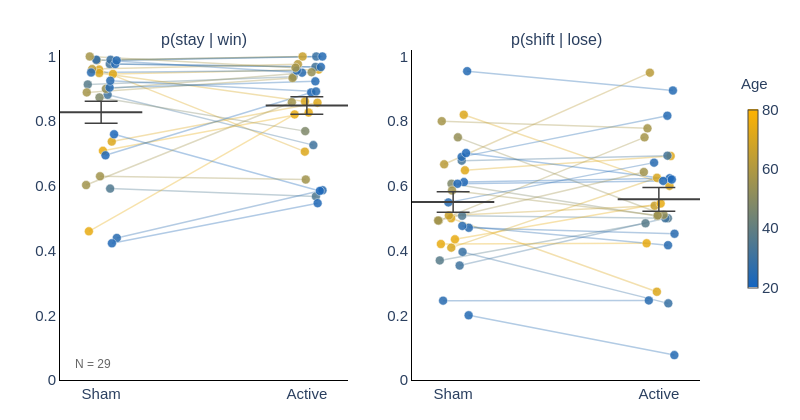
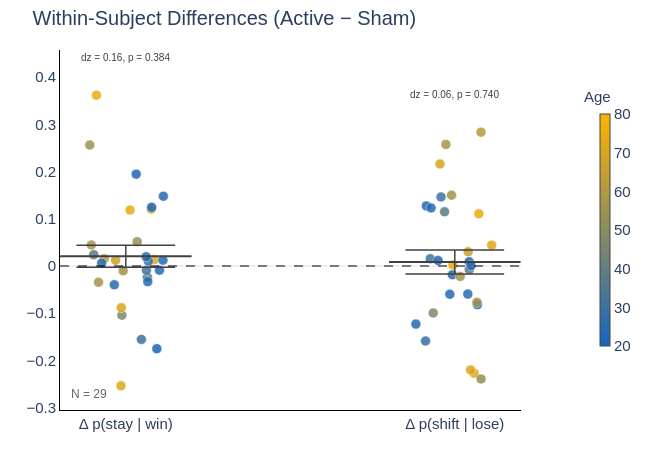

The code cell stored with these charts, in order, in its notebook:
### Markdown cell above
---
## 4. Win-Stay / Lose-Shift Analysis

### Code cell
# WSLS analysis for H1 and H2
wsls_results = run_wsls_analysis(data_h1, data_h2, data)

### Figure 1 — Plotly figure (JSON) as saved in the notebook; plotly's stock layout.template omitted (floating-point values rounded to 4 significant figures)
{"data": [{"hoverinfo": "skip", "line": {"color": "rgba(79,120,143,0.35)", "width": 1.5}, "mode": "lines", "showlegend": false, "type": "scatter", "x": [0.04383, 1.044], "xaxis": "x", "y": [0.5915, 0.5676], "yaxis": "y"}, {"hoverinfo": "skip", "line": {"color": "rgba(220,167,28,0.35)", "width": 1.5}, "mode": "lines", "showlegend": false, "type": "scatter", "x": [-0.009779, 0.9902], "xaxis": "x", "y": [0.9595, 0.7059], "yaxis": "y"}, {"hoverinfo": "skip", "line": {"color": "rgba(223,168,25,0.35)", "width": 1.5}, "mode": "lines", "showlegend": false, "type": "scatter", "x": [0.05738, 1.057], "xaxis": "x", "y": [0.9459, 0.9595], "yaxis": "y"}, {"hoverinfo": "skip", "line": {"color": "rgba(63,115,157,0.35)", "width": 1.5}, "mode": "lines", "showlegend": false, "type": "scatter", "x": [0.03158, 1.032], "xaxis": "x", "y": [0.8816, 0.726], "yaxis": "y"}, {"hoverinfo": "skip", "line": {"color": "rgba(87,123,137,0.35)", "width": 1.5}, "mode": "lines", "showlegend": false, "type": "scatter", "x": [-0.06493, 0.9351], "xaxis": "x", "y": [0.9135, 0.9375], "yaxis": "y"}, {"hoverinfo": "skip", "line": {"color": "rgba(40,107,176,0.35)", "width": 1.5}, "mode": "lines", "showlegend": false, "type": "scatter", "x": [0.0761, 1.076], "xaxis": "x", "y": [0.439, 0.5867], "yaxis": "y"}, {"hoverinfo": "skip", "line": {"color": "rgba(67,116,153,0.35)", "width": 1.5}, "mode": "lines", "showlegend": false, "type": "scatter", "x": [0.04178, 1.042], "xaxis": "x", "y": [0.9767, 0.9677], "yaxis": "y"}, {"hoverinfo": "skip", "line": {"color": "rgba(55,112,163,0.35)", "width": 1.5}, "mode": "lines", "showlegend": false, "type": "scatter", "x": [0.04577, 1.046], "xaxis": "x", "y": [0.9898, 1], "yaxis": "y"}, {"hoverinfo": "skip", "line": {"color": "rgba(232,171,18,0.35)", "width": 1.5}, "mode": "lines", "showlegend": false, "type": "scatter", "x": [-0.0595, 0.9405], "xaxis": "x", "y": [0.4595, 0.8209], "yaxis": "y"}, {"hoverinfo": "skip", "line": {"color": "rgba(126,136,105,0.35)", "width": 1.5}, "mode": "lines", "showlegend": false, "type": "scatter", "x": [-0.007938, 0.9921], "xaxis": "x", "y": [0.8734, 0.7692], "yaxis": "y"}, {"hoverinfo": "skip", "line": {"color": "rgba(200,160,44,0.35)", "width": 1.5}, "mode": "lines", "showlegend": false, "type": "scatter", "x": [-0.02067, 0.9793], "xaxis": "x", "y": [0.988, 1], "yaxis": "y"}, {"hoverinfo": "skip", "line": {"color": "rgba(36,106,179,0.35)", "width": 1.5}, "mode": "lines", "showlegend": false, "type": "scatter", "x": [0.06828, 1.068], "xaxis": "x", "y": [0.9765, 0.9674], "yaxis": "y"}, {"hoverinfo": "skip", "line": {"color": "rgba(149,143,86,0.35)", "width": 1.5}, "mode": "lines", "showlegend": false, "type": "scatter", "x": [0.02302, 1.023], "xaxis": "x", "y": [0.9, 0.9515], "yaxis": "y"}, {"hoverinfo": "skip", "line": {"color": "rgba(220,167,28,0.35)", "width": 1.5}, "mode": "lines", "showlegend": false, "type": "scatter", "x": [0.05164, 1.052], "xaxis": "x", "y": [0.7368, 0.8571], "yaxis": "y"}, {"hoverinfo": "skip", "line": {"color": "rgba(216,166,31,0.35)", "width": 1.5}, "mode": "lines", "showlegend": false, "type": "scatter", "x": [-0.009054, 0.9909], "xaxis": "x", "y": [0.949, 0.8608], "yaxis": "y"}, {"hoverinfo": "skip", "line": {"color": "rgba(185,155,57,0.35)", "width": 1.5}, "mode": "lines", "showlegend": false, "type": "scatter", "x": [-0.04364, 0.9564], "xaxis": "x", "y": [0.961, 0.9762], "yaxis": "y"}, {"hoverinfo": "skip", "line": {"color": "rgba(232,171,18,0.35)", "width": 1.5}, "mode": "lines", "showlegend": false, "type": "scatter", "x": [0.008734, 1.009], "xaxis": "x", "y": [0.7083, 0.8267], "yaxis": "y"}, {"hoverinfo": "skip", "line": {"color": "rgba(165,149,73,0.35)", "width": 1.5}, "mode": "lines", "showlegend": false, "type": "scatter", "x": [-0.06979, 0.9302], "xaxis": "x", "y": [0.8889, 0.9333], "yaxis": "y"}, {"hoverinfo": "skip", "line": {"color": "rgba(32,104,182,0.35)", "width": 1.5}, "mode": "lines", "showlegend": false, "type": "scatter", "x": [0.05242, 1.052], "xaxis": "x", "y": [0.4225, 0.5467], "yaxis": "y"}, {"hoverinfo": "skip", "line": {"color": "rgba(32,104,182,0.35)", "width": 1.5}, "mode": "lines", "showlegend": false, "type": "scatter", "x": [0.02107, 1.021], "xaxis": "x", "y": [0.6944, 0.8889], "yaxis": "y"}, {"hoverinfo": "skip", "line": {"color": "rgba(36,106,179,0.35)", "width": 1.5}, "mode": "lines", "showlegend": false, "type": "scatter", "x": [0.04129, 1.041], "xaxis": "x", "y": [0.9036, 0.9231], "yaxis": "y"}, {"hoverinfo": "skip", "line": {"color": "rgba(40,107,176,0.35)", "width": 1.5}, "mode": "lines", "showlegend": false, "type": "scatter", "x": [-0.02328, 0.9767], "xaxis": "x", "y": [0.9899, 0.95], "yaxis": "y"}, {"hoverinfo": "skip", "line": {"color": "rgba(36,106,179,0.35)", "width": 1.5}, "mode": "lines", "showlegend": false, "type": "scatter", "x": [0.07531, 1.075], "xaxis": "x", "y": [0.9878, 1], "yaxis": "y"}, {"hoverinfo": "skip", "line": {"color": "rgba(28,103,185,0.35)", "width": 1.5}, "mode": "lines", "showlegend": false, "type": "scatter", "x": [0.0629, 1.063], "xaxis": "x", "y": [0.7595, 0.5844], "yaxis": "y"}, {"hoverinfo": "skip", "line": {"color": "rgba(40,107,176,0.35)", "width": 1.5}, "mode": "lines", "showlegend": false, "type": "scatter", "x": [0.04454, 1.045], "xaxis": "x", "y": [0.925, 0.8919], "yaxis": "y"}, {"hoverinfo": "skip", "line": {"color": "rgba(40,107,176,0.35)", "width": 1.5}, "mode": "lines", "showlegend": false, "type": "scatter", "x": [-0.04886, 0.9511], "xaxis": "x", "y": [0.9505, 0.9565], "yaxis": "y"}, {"hoverinfo": "skip", "line": {"color": "rgba(161,147,76,0.35)", "width": 1.5}, "mode": "lines", "showlegend": false, "type": "scatter", "x": [-0.005325, 0.9947], "xaxis": "x", "y": [0.6296, 0.6196], "yaxis": "y"}, {"hoverinfo": "skip", "line": {"color": "rgba(161,147,76,0.35)", "width": 1.5}, "mode": "lines", "showlegend": false, "type": "scatter", "x": [-0.07299, 0.927], "xaxis": "x", "y": [0.6026, 0.8587], "yaxis": "y"}, {"hoverinfo": "skip", "line": {"color": "rgba(165,149,73,0.35)", "width": 1.5}, "mode": "lines", "showlegend": false, "type": "scatter", "x": [-0.05531, 0.9447], "xaxis": "x", "y": [1, 0.9655], "yaxis": "y"}, {"hoverinfo": "text+y", "marker": {"color": ["rgb(79,120,143)", "rgb(220,167,28)", "rgb(223,168,25)", "rgb(63,115,157)", "rgb(87,123,137)", "rgb(40,107,176)", "rgb(67,116,153)", "rgb(55,112,163)", "rgb(232,171,18)", "rgb(126,136,105)", "rgb(200,160,44)", "rgb(36,106,179)", "rgb(149,143,86)", "rgb(220,167,28)", "rgb(216,166,31)", "rgb(185,155,57)", "rgb(232,171,18)", "rgb(165,149,73)", "rgb(32,104,182)", "rgb(32,104,182)", "rgb(36,106,179)", "rgb(40,107,176)", "rgb(36,106,179)", "rgb(28,103,185)", "rgb(40,107,176)", "rgb(40,107,176)", "rgb(161,147,76)", "rgb(161,147,76)", "rgb(165,149,73)"], "line": {"color": "white", "width": 0.5}, "opacity": 0.85, "size": 9}, "mode": "markers", "showlegend": false, "text": ["sub-10369<br>Age: 35", "sub-10418<br>Age: 71", "sub-10541<br>Age: 72", "sub-10559<br>Age: 31", "sub-10589<br>Age: 37", "sub-10606<br>Age: 25", "sub-10608<br>Age: 32", "sub-10636<br>Age: 29", "sub-10638<br>Age: 74", "sub-10641<br>Age: 47", "sub-10649<br>Age: 66", "sub-10656<br>Age: 24", "sub-10661<br>Age: 53", "sub-10809<br>Age: 71", "sub-10810<br>Age: 70", "sub-10862<br>Age: 62", "sub-10866<br>Age: 74", "sub-10886<br>Age: 57", "sub-10951<br>Age: 23", "sub-10998<br>Age: 23", "sub-11016<br>Age: 24", "sub-11030<br>Age: 25", "sub-11286<br>Age: 24", "sub-11318<br>Age: 22", "sub-11329<br>Age: 25", "sub-11526<br>Age: 25", "sub-11563<br>Age: 56", "sub-11628<br>Age: 56", "sub-11631<br>Age: 57"], "type": "scatter", "x": [0.04383, -0.009779, 0.05738, 0.03158, -0.06493, 0.0761, 0.04178, 0.04577, -0.0595, -0.007938, -0.02067, 0.06828, 0.02302, 0.05164, -0.009054, -0.04364, 0.008734, -0.06979, 0.05242, 0.02107, 0.04129, -0.02328, 0.07531, 0.0629, 0.04454, -0.04886, -0.005325, -0.07299, -0.05531], "xaxis": "x", "y": [0.5915, 0.9595, 0.9459, 0.8816, 0.9135, 0.439, 0.9767, 0.9898, 0.4595, 0.8734, 0.988, 0.9765, 0.9, 0.7368, 0.949, 0.961, 0.7083, 0.8889, 0.4225, 0.6944, 0.9036, 0.9899, 0.9878, 0.7595, 0.925, 0.9505, 0.6296, 0.6026, 1], "yaxis": "y"}, {"hoverinfo": "skip", "line": {"color": "#404040", "width": 1.5}, "mode": "lines", "showlegend": false, "type": "scatter", "x": [0, 0], "xaxis": "x", "y": [0.7938, 0.8617], "yaxis": "y"}, {"hoverinfo": "skip", "line": {"color": "#404040", "width": 1.5}, "mode": "lines", "showlegend": false, "type": "scatter", "x": [-0.08, 0.08], "xaxis": "x", "y": [0.8617, 0.8617], "yaxis": "y"}, {"hoverinfo": "skip", "line": {"color": "#404040", "width": 1.5}, "mode": "lines", "showlegend": false, "type": "scatter", "x": [-0.08, 0.08], "xaxis": "x", "y": [0.7938, 0.7938], "yaxis": "y"}, {"hoverinfo": "text", "line": {"color": "#404040", "width": 2}, "mode": "lines", "showlegend": false, "text": ["Sham mean: 0.828", "Sham mean: 0.828"], "type": "scatter", "x": [-0.2, 0.2], "xaxis": "x", "y": [0.8277, 0.8277], "yaxis": "y"}, {"hoverinfo": "text+y", "marker": {"color": ["rgb(79,120,143)", "rgb(220,167,28)", "rgb(223,168,25)", "rgb(63,115,157)", "rgb(87,123,137)", "rgb(40,107,176)", "rgb(67,116,153)", "rgb(55,112,163)", "rgb(232,171,18)", "rgb(126,136,105)", "rgb(200,160,44)", "rgb(36,106,179)", "rgb(149,143,86)", "rgb(220,167,28)", "rgb(216,166,31)", "rgb(185,155,57)", "rgb(232,171,18)", "rgb(165,149,73)", "rgb(32,104,182)", "rgb(32,104,182)", "rgb(36,106,179)", "rgb(40,107,176)", "rgb(36,106,179)", "rgb(28,103,185)", "rgb(40,107,176)", "rgb(40,107,176)", "rgb(161,147,76)", "rgb(161,147,76)", "rgb(165,149,73)"], "line": {"color": "white", "width": 0.5}, "opacity": 0.85, "size": 9}, "mode": "markers", "showlegend": false, "text": ["sub-10369<br>Age: 35", "sub-10418<br>Age: 71", "sub-10541<br>Age: 72", "sub-10559<br>Age: 31", "sub-10589<br>Age: 37", "sub-10606<br>Age: 25", "sub-10608<br>Age: 32", "sub-10636<br>Age: 29", "sub-10638<br>Age: 74", "sub-10641<br>Age: 47", "sub-10649<br>Age: 66", "sub-10656<br>Age: 24", "sub-10661<br>Age: 53", "sub-10809<br>Age: 71", "sub-10810<br>Age: 70", "sub-10862<br>Age: 62", "sub-10866<br>Age: 74", "sub-10886<br>Age: 57", "sub-10951<br>Age: 23", "sub-10998<br>Age: 23", "sub-11016<br>Age: 24", "sub-11030<br>Age: 25", "sub-11286<br>Age: 24", "sub-11318<br>Age: 22", "sub-11329<br>Age: 25", "sub-11526<br>Age: 25", "sub-11563<br>Age: 56", "sub-11628<br>Age: 56", "sub-11631<br>Age: 57"], "type": "scatter", "x": [1.044, 0.9902, 1.057, 1.032, 0.9351, 1.076, 1.042, 1.046, 0.9405, 0.9921, 0.9793, 1.068, 1.023, 1.052, 0.9909, 0.9564, 1.009, 0.9302, 1.052, 1.021, 1.041, 0.9767, 1.075, 1.063, 1.045, 0.9511, 0.9947, 0.927, 0.9447], "xaxis": "x", "y": [0.5676, 0.7059, 0.9595, 0.726, 0.9375, 0.5867, 0.9677, 1, 0.8209, 0.7692, 1, 0.9674, 0.9515, 0.8571, 0.8608, 0.9762, 0.8267, 0.9333, 0.5467, 0.8889, 0.9231, 0.95, 1, 0.5844, 0.8919, 0.9565, 0.6196, 0.8587, 0.9655], "yaxis": "y"}, {"hoverinfo": "skip", "line": {"color": "#404040", "width": 1.5}, "mode": "lines", "showlegend": false, "type": "scatter", "x": [1, 1], "xaxis": "x", "y": [0.8211, 0.8754], "yaxis": "y"}, {"hoverinfo": "skip", "line": {"color": "#404040", "width": 1.5}, "mode": "lines", "showlegend": false, "type": "scatter", "x": [0.92, 1.08], "xaxis": "x", "y": [0.8754, 0.8754], "yaxis": "y"}, {"hoverinfo": "skip", "line": {"color": "#404040", "width": 1.5}, "mode": "lines", "showlegend": false, "type": "scatter", "x": [0.92, 1.08], "xaxis": "x", "y": [0.8211, 0.8211], "yaxis": "y"}, {"hoverinfo": "text", "line": {"color": "#404040", "width": 2}, "mode": "lines", "showlegend": false, "text": ["Active mean: 0.848", "Active mean: 0.848"], "type": "scatter", "x": [0.8, 1.2], "xaxis": "x", "y": [0.8482, 0.8482], "yaxis": "y"}, {"hoverinfo": "skip", "line": {"color": "rgba(79,120,143,0.35)", "width": 1.5}, "mode": "lines", "showlegend": false, "type": "scatter", "x": [0.04383, 1.044], "xaxis": "x2", "y": [0.5077, 0.5], "yaxis": "y2"}, {"hoverinfo": "skip", "line": {"color": "rgba(220,167,28,0.35)", "width": 1.5}, "mode": "lines", "showlegend": false, "type": "scatter", "x": [-0.009779, 0.9902], "xaxis": "x2", "y": [0.5, 0.2727], "yaxis": "y2"}, {"hoverinfo": "skip", "line": {"color": "rgba(223,168,25,0.35)", "width": 1.5}, "mode": "lines", "showlegend": false, "type": "scatter", "x": [0.05738, 1.057], "xaxis": "x2", "y": [0.6481, 0.6923], "yaxis": "y2"}, {"hoverinfo": "skip", "line": {"color": "rgba(63,115,157,0.35)", "width": 1.5}, "mode": "lines", "showlegend": false, "type": "scatter", "x": [0.03158, 1.032], "xaxis": "x2", "y": [0.3538, 0.5], "yaxis": "y2"}, {"hoverinfo": "skip", "line": {"color": "rgba(87,123,137,0.35)", "width": 1.5}, "mode": "lines", "showlegend": false, "type": "scatter", "x": [-0.06493, 0.9351], "xaxis": "x2", "y": [0.3696, 0.4844], "yaxis": "y2"}, {"hoverinfo": "skip", "line": {"color": "rgba(40,107,176,0.35)", "width": 1.5}, "mode": "lines", "showlegend": false, "type": "scatter", "x": [0.0761, 1.076], "xaxis": "x2", "y": [0.4706, 0.4521], "yaxis": "y2"}, {"hoverinfo": "skip", "line": {"color": "rgba(67,116,153,0.35)", "width": 1.5}, "mode": "lines", "showlegend": false, "type": "scatter", "x": [0.04178, 1.042], "xaxis": "x2", "y": [0.678, 0.6933], "yaxis": "y2"}, {"hoverinfo": "skip", "line": {"color": "rgba(55,112,163,0.35)", "width": 1.5}, "mode": "lines", "showlegend": false, "type": "scatter", "x": [0.04577, 1.046], "xaxis": "x2", "y": [0.3958, 0.2368], "yaxis": "y2"}, {"hoverinfo": "skip", "line": {"color": "rgba(232,171,18,0.35)", "width": 1.5}, "mode": "lines", "showlegend": false, "type": "scatter", "x": [-0.0595, 0.9405], "xaxis": "x2", "y": [0.4203, 0.4225], "yaxis": "y2"}, {"hoverinfo": "skip", "line": {"color": "rgba(126,136,105,0.35)", "width": 1.5}, "mode": "lines", "showlegend": false, "type": "scatter", "x": [-0.007938, 0.9921], "xaxis": "x2", "y": [0.6066, 0.507], "yaxis": "y2"}, {"hoverinfo": "skip", "line": {"color": "rgba(200,160,44,0.35)", "width": 1.5}, "mode": "lines", "showlegend": false, "type": "scatter", "x": [-0.02067, 0.9793], "xaxis": "x2", "y": [0.5085, 0.5385], "yaxis": "y2"}, {"hoverinfo": "skip", "line": {"color": "rgba(36,106,179,0.35)", "width": 1.5}, "mode": "lines", "showlegend": false, "type": "scatter", "x": [0.06828, 1.068], "xaxis": "x2", "y": [0.9545, 0.8947], "yaxis": "y2"}, {"hoverinfo": "skip", "line": {"color": "rgba(149,143,86,0.35)", "width": 1.5}, "mode": "lines", "showlegend": false, "type": "scatter", "x": [0.02302, 1.023], "xaxis": "x2", "y": [0.75, 0.5106], "yaxis": "y2"}, {"hoverinfo": "skip", "line": {"color": "rgba(220,167,28,0.35)", "width": 1.5}, "mode": "lines", "showlegend": false, "type": "scatter", "x": [0.05164, 1.052], "xaxis": "x2", "y": [0.82, 0.6], "yaxis": "y2"}, {"hoverinfo": "skip", "line": {"color": "rgba(216,166,31,0.35)", "width": 1.5}, "mode": "lines", "showlegend": false, "type": "scatter", "x": [-0.009054, 0.9909], "xaxis": "x2", "y": [0.4091, 0.625], "yaxis": "y2"}, {"hoverinfo": "skip", "line": {"color": "rgba(185,155,57,0.35)", "width": 1.5}, "mode": "lines", "showlegend": false, "type": "scatter", "x": [-0.04364, 0.9564], "xaxis": "x2", "y": [0.6667, 0.95], "yaxis": "y2"}, {"hoverinfo": "skip", "line": {"color": "rgba(232,171,18,0.35)", "width": 1.5}, "mode": "lines", "showlegend": false, "type": "scatter", "x": [0.008734, 1.009], "xaxis": "x2", "y": [0.4348, 0.5455], "yaxis": "y2"}, {"hoverinfo": "skip", "line": {"color": "rgba(165,149,73,0.35)", "width": 1.5}, "mode": "lines", "showlegend": false, "type": "scatter", "x": [-0.06979, 0.9302], "xaxis": "x2", "y": [0.4925, 0.75], "yaxis": "y2"}, {"hoverinfo": "skip", "line": {"color": "rgba(32,104,182,0.35)", "width": 1.5}, "mode": "lines", "showlegend": false, "type": "scatter", "x": [0.05242, 1.052], "xaxis": "x2", "y": [0.6118, 0.6234], "yaxis": "y2"}, {"hoverinfo": "skip", "line": {"color": "rgba(32,104,182,0.35)", "width": 1.5}, "mode": "lines", "showlegend": false, "type": "scatter", "x": [0.02107, 1.021], "xaxis": "x2", "y": [0.6066, 0.6154], "yaxis": "y2"}, {"hoverinfo": "skip", "line": {"color": "rgba(36,106,179,0.35)", "width": 1.5}, "mode": "lines", "showlegend": false, "type": "scatter", "x": [0.04129, 1.041], "xaxis": "x2", "y": [0.6897, 0.8169], "yaxis": "y2"}, {"hoverinfo": "skip", "line": {"color": "rgba(40,107,176,0.35)", "width": 1.5}, "mode": "lines", "showlegend": false, "type": "scatter", "x": [-0.02328, 0.9767], "xaxis": "x2", "y": [0.549, 0.6719], "yaxis": "y2"}, {"hoverinfo": "skip", "line": {"color": "rgba(36,106,179,0.35)", "width": 1.5}, "mode": "lines", "showlegend": false, "type": "scatter", "x": [0.07531, 1.075], "xaxis": "x2", "y": [0.2, 0.07692], "yaxis": "y2"}, {"hoverinfo": "skip", "line": {"color": "rgba(28,103,185,0.35)", "width": 1.5}, "mode": "lines", "showlegend": false, "type": "scatter", "x": [0.0629, 1.063], "xaxis": "x2", "y": [0.7015, 0.6197], "yaxis": "y2"}, {"hoverinfo": "skip", "line": {"color": "rgba(40,107,176,0.35)", "width": 1.5}, "mode": "lines", "showlegend": false, "type": "scatter", "x": [0.04454, 1.045], "xaxis": "x2", "y": [0.4762, 0.4167], "yaxis": "y2"}, {"hoverinfo": "skip", "line": {"color": "rgba(40,107,176,0.35)", "width": 1.5}, "mode": "lines", "showlegend": false, "type": "scatter", "x": [-0.04886, 0.9511], "xaxis": "x2", "y": [0.2453, 0.2459], "yaxis": "y2"}, {"hoverinfo": "skip", "line": {"color": "rgba(161,147,76,0.35)", "width": 1.5}, "mode": "lines", "showlegend": false, "type": "scatter", "x": [-0.005325, 0.9947], "xaxis": "x2", "y": [0.5857, 0.5088], "yaxis": "y2"}, {"hoverinfo": "skip", "line": {"color": "rgba(161,147,76,0.35)", "width": 1.5}, "mode": "lines", "showlegend": false, "type": "scatter", "x": [-0.07299, 0.927], "xaxis": "x2", "y": [0.493, 0.6429], "yaxis": "y2"}, {"hoverinfo": "skip", "line": {"color": "rgba(165,149,73,0.35)", "width": 1.5}, "mode": "lines", "showlegend": false, "type": "scatter", "x": [-0.05531, 0.9447], "xaxis": "x2", "y": [0.8, 0.7778], "yaxis": "y2"}, {"hoverinfo": "text+y", "marker": {"color": ["rgb(79,120,143)", "rgb(220,167,28)", "rgb(223,168,25)", "rgb(63,115,157)", "rgb(87,123,137)", "rgb(40,107,176)", "rgb(67,116,153)", "rgb(55,112,163)", "rgb(232,171,18)", "rgb(126,136,105)", "rgb(200,160,44)", "rgb(36,106,179)", "rgb(149,143,86)", "rgb(220,167,28)", "rgb(216,166,31)", "rgb(185,155,57)", "rgb(232,171,18)", "rgb(165,149,73)", "rgb(32,104,182)", "rgb(32,104,182)", "rgb(36,106,179)", "rgb(40,107,176)", "rgb(36,106,179)", "rgb(28,103,185)", "rgb(40,107,176)", "rgb(40,107,176)", "rgb(161,147,76)", "rgb(161,147,76)", "rgb(165,149,73)"], "line": {"color": "white", "width": 0.5}, "opacity": 0.85, "size": 9}, "mode": "markers", "showlegend": false, "text": ["sub-10369<br>Age: 35", "sub-10418<br>Age: 71", "sub-10541<br>Age: 72", "sub-10559<br>Age: 31", "sub-10589<br>Age: 37", "sub-10606<br>Age: 25", "sub-10608<br>Age: 32", "sub-10636<br>Age: 29", "sub-10638<br>Age: 74", "sub-10641<br>Age: 47", "sub-10649<br>Age: 66", "sub-10656<br>Age: 24", "sub-10661<br>Age: 53", "sub-10809<br>Age: 71", "sub-10810<br>Age: 70", "sub-10862<br>Age: 62", "sub-10866<br>Age: 74", "sub-10886<br>Age: 57", "sub-10951<br>Age: 23", "sub-10998<br>Age: 23", "sub-11016<br>Age: 24", "sub-11030<br>Age: 25", "sub-11286<br>Age: 24", "sub-11318<br>Age: 22", "sub-11329<br>Age: 25", "sub-11526<br>Age: 25", "sub-11563<br>Age: 56", "sub-11628<br>Age: 56", "sub-11631<br>Age: 57"], "type": "scatter", "x": [0.04383, -0.009779, 0.05738, 0.03158, -0.06493, 0.0761, 0.04178, 0.04577, -0.0595, -0.007938, -0.02067, 0.06828, 0.02302, 0.05164, -0.009054, -0.04364, 0.008734, -0.06979, 0.05242, 0.02107, 0.04129, -0.02328, 0.07531, 0.0629, 0.04454, -0.04886, -0.005325, -0.07299, -0.05531], "xaxis": "x2", "y": [0.5077, 0.5, 0.6481, 0.3538, 0.3696, 0.4706, 0.678, 0.3958, 0.4203, 0.6066, 0.5085, 0.9545, 0.75, 0.82, 0.4091, 0.6667, 0.4348, 0.4925, 0.6118, 0.6066, 0.6897, 0.549, 0.2, 0.7015, 0.4762, 0.2453, 0.5857, 0.493, 0.8], "yaxis": "y2"}, {"hoverinfo": "skip", "line": {"color": "#404040", "width": 1.5}, "mode": "lines", "showlegend": false, "type": "scatter", "x": [0, 0], "xaxis": "x2", "y": [0.5181, 0.5816], "yaxis": "y2"}, {"hoverinfo": "skip", "line": {"color": "#404040", "width": 1.5}, "mode": "lines", "showlegend": false, "type": "scatter", "x": [-0.08, 0.08], "xaxis": "x2", "y": [0.5816, 0.5816], "yaxis": "y2"}, {"hoverinfo": "skip", "line": {"color": "#404040", "width": 1.5}, "mode": "lines", "showlegend": false, "type": "scatter", "x": [-0.08, 0.08], "xaxis": "x2", "y": [0.5181, 0.5181], "yaxis": "y2"}, {"hoverinfo": "text", "line": {"color": "#404040", "width": 2}, "mode": "lines", "showlegend": false, "text": ["Sham mean: 0.550", "Sham mean: 0.550"], "type": "scatter", "x": [-0.2, 0.2], "xaxis": "x2", "y": [0.5498, 0.5498], "yaxis": "y2"}, {"hoverinfo": "text+y", "marker": {"color": ["rgb(79,120,143)", "rgb(220,167,28)", "rgb(223,168,25)", "rgb(63,115,157)", "rgb(87,123,137)", "rgb(40,107,176)", "rgb(67,116,153)", "rgb(55,112,163)", "rgb(232,171,18)", "rgb(126,136,105)", "rgb(200,160,44)", "rgb(36,106,179)", "rgb(149,143,86)", "rgb(220,167,28)", "rgb(216,166,31)", "rgb(185,155,57)", "rgb(232,171,18)", "rgb(165,149,73)", "rgb(32,104,182)", "rgb(32,104,182)", "rgb(36,106,179)", "rgb(40,107,176)", "rgb(36,106,179)", "rgb(28,103,185)", "rgb(40,107,176)", "rgb(40,107,176)", "rgb(161,147,76)", "rgb(161,147,76)", "rgb(165,149,73)"], "line": {"color": "white", "width": 0.5}, "opacity": 0.85, "size": 9}, "mode": "markers", "showlegend": false, "text": ["sub-10369<br>Age: 35", "sub-10418<br>Age: 71", "sub-10541<br>Age: 72", "sub-10559<br>Age: 31", "sub-10589<br>Age: 37", "sub-10606<br>Age: 25", "sub-10608<br>Age: 32", "sub-10636<br>Age: 29", "sub-10638<br>Age: 74", "sub-10641<br>Age: 47", "sub-10649<br>Age: 66", "sub-10656<br>Age: 24", "sub-10661<br>Age: 53", "sub-10809<br>Age: 71", "sub-10810<br>Age: 70", "sub-10862<br>Age: 62", "sub-10866<br>Age: 74", "sub-10886<br>Age: 57", "sub-10951<br>Age: 23", "sub-10998<br>Age: 23", "sub-11016<br>Age: 24", "sub-11030<br>Age: 25", "sub-11286<br>Age: 24", "sub-11318<br>Age: 22", "sub-11329<br>Age: 25", "sub-11526<br>Age: 25", "sub-11563<br>Age: 56", "sub-11628<br>Age: 56", "sub-11631<br>Age: 57"], "type": "scatter", "x": [1.044, 0.9902, 1.057, 1.032, 0.9351, 1.076, 1.042, 1.046, 0.9405, 0.9921, 0.9793, 1.068, 1.023, 1.052, 0.9909, 0.9564, 1.009, 0.9302, 1.052, 1.021, 1.041, 0.9767, 1.075, 1.063, 1.045, 0.9511, 0.9947, 0.927, 0.9447], "xaxis": "x2", "y": [0.5, 0.2727, 0.6923, 0.5, 0.4844, 0.4521, 0.6933, 0.2368, 0.4225, 0.507, 0.5385, 0.8947, 0.5106, 0.6, 0.625, 0.95, 0.5455, 0.75, 0.6234, 0.6154, 0.8169, 0.6719, 0.07692, 0.6197, 0.4167, 0.2459, 0.5088, 0.6429, 0.7778], "yaxis": "y2"}, {"hoverinfo": "skip", "line": {"color": "#404040", "width": 1.5}, "mode": "lines", "showlegend": false, "type": "scatter", "x": [1, 1], "xaxis": "x2", "y": [0.5219, 0.5947], "yaxis": "y2"}, {"hoverinfo": "skip", "line": {"color": "#404040", "width": 1.5}, "mode": "lines", "showlegend": false, "type": "scatter", "x": [0.92, 1.08], "xaxis": "x2", "y": [0.5947, 0.5947], "yaxis": "y2"}, {"hoverinfo": "skip", "line": {"color": "#404040", "width": 1.5}, "mode": "lines", "showlegend": false, "type": "scatter", "x": [0.92, 1.08], "xaxis": "x2", "y": [0.5219, 0.5219], "yaxis": "y2"}, {"hoverinfo": "text", "line": {"color": "#404040", "width": 2}, "mode": "lines", "showlegend": false, "text": ["Active mean: 0.558", "Active mean: 0.558"], "type": "scatter", "x": [0.8, 1.2], "xaxis": "x2", "y": [0.5583, 0.5583], "yaxis": "y2"}, {"hoverinfo": "skip", "marker": {"cmax": 80, "cmin": 20, "color": [20, 21.22, 22.45, 23.67, 24.9, 26.12, 27.35, 28.57, 29.8, 31.02, 32.24, 33.47, 34.69, 35.92, 37.14, 38.37, 39.59, 40.82, 42.04, 43.27, 44.49, 45.71, 46.94, 48.16, 49.39, 50.61, 51.84, 53.06, 54.29, 55.51, 56.73, 57.96, 59.18, 60.41, 61.63, 62.86, 64.08, 65.31, 66.53, 67.76, 68.98, 70.2, 71.43, 72.65, 73.88, 75.1, 76.33, 77.55, 78.78, 80], "colorbar": {"len": 0.6, "thickness": 10, "tickfont": {"size": 15}, "x": 1.06, "y": 0.55}, "colorscale": [[0, "#1565C0"], [1, "#FFB300"]], "size": 0.1}, "mode": "markers", "showlegend": false, "type": "scatter", "x": [null, null, null, null, null, null, null, null, null, null, null, null, null, null, null, null, null, null, null, null, null, null, null, null, null, null, null, null, null, null, null, null, null, null, null, null, null, null, null, null, null, null, null, null, null, null, null, null, null, null], "y": [null, null, null, null, null, null, null, null, null, null, null, null, null, null, null, null, null, null, null, null, null, null, null, null, null, null, null, null, null, null, null, null, null, null, null, null, null, null, null, null, null, null, null, null, null, null, null, null, null, null]}], "layout": {"annotations": [{"font": {"size": 16}, "showarrow": false, "text": "p(stay | win)", "x": 0.225, "xanchor": "center", "xref": "paper", "y": 1, "yanchor": "bottom", "yref": "paper"}, {"font": {"size": 16}, "showarrow": false, "text": "p(shift | lose)", "x": 0.775, "xanchor": "center", "xref": "paper", "y": 1, "yanchor": "bottom", "yref": "paper"}, {"font": {"size": 15}, "showarrow": false, "text": "Age", "x": 1.11, "xref": "paper", "y": 0.93, "yref": "paper"}, {"font": {"color": "#666666", "size": 12}, "showarrow": false, "text": "N = 29", "x": 0.02, "xanchor": "left", "xref": "paper", "y": 0.02, "yref": "paper"}], "font": {"family": "Arial", "size": 14}, "height": 420, "margin": {"b": 40, "l": 60, "r": 100, "t": 50}, "width": 800, "xaxis": {"anchor": "y", "autorange": true, "domain": [0, 0.45], "linecolor": "black", "linewidth": 1, "range": [-0.2, 1.2], "showgrid": false, "showline": true, "tickfont": {"size": 15}, "ticktext": ["Sham", "Active"], "tickvals": [0, 1], "type": "linear", "zeroline": false}, "xaxis2": {"anchor": "y2", "autorange": true, "domain": [0.55, 1], "linecolor": "black", "linewidth": 1, "range": [-0.2, 1.2], "showgrid": false, "showline": true, "tickfont": {"size": 15}, "ticktext": ["Sham", "Active"], "tickvals": [0, 1], "type": "linear", "zeroline": false}, "yaxis": {"anchor": "x", "domain": [0, 1], "linecolor": "black", "linewidth": 1, "range": [0, 1.02], "showgrid": false, "showline": true, "tickfont": {"size": 15}, "type": "linear"}, "yaxis2": {"anchor": "x2", "domain": [0, 1], "linecolor": "black", "linewidth": 1, "range": [0, 1.02], "showgrid": false, "showline": true, "tickfont": {"size": 15}, "type": "linear"}}}

### Figure 2 — Plotly figure (JSON) as saved in the notebook; plotly's stock layout.template omitted (floating-point values rounded to 4 significant figures)
{"data": [{"hoverinfo": "text+y", "marker": {"color": ["rgb(79,120,143)", "rgb(220,167,28)", "rgb(223,168,25)", "rgb(63,115,157)", "rgb(87,123,137)", "rgb(40,107,176)", "rgb(67,116,153)", "rgb(55,112,163)", "rgb(232,171,18)", "rgb(126,136,105)", "rgb(200,160,44)", "rgb(36,106,179)", "rgb(149,143,86)", "rgb(220,167,28)", "rgb(216,166,31)", "rgb(185,155,57)", "rgb(232,171,18)", "rgb(165,149,73)", "rgb(32,104,182)", "rgb(32,104,182)", "rgb(36,106,179)", "rgb(40,107,176)", "rgb(36,106,179)", "rgb(28,103,185)", "rgb(40,107,176)", "rgb(40,107,176)", "rgb(161,147,76)", "rgb(161,147,76)", "rgb(165,149,73)"], "line": {"color": "white", "width": 0.5}, "opacity": 0.85, "size": 10}, "mode": "markers", "showlegend": false, "text": ["sub-10369<br>Age: 35<br>Δ: -0.024", "sub-10418<br>Age: 71<br>Δ: -0.254", "sub-10541<br>Age: 72<br>Δ: 0.014", "sub-10559<br>Age: 31<br>Δ: -0.156", "sub-10589<br>Age: 37<br>Δ: 0.024", "sub-10606<br>Age: 25<br>Δ: 0.148", "sub-10608<br>Age: 32<br>Δ: -0.009", "sub-10636<br>Age: 29<br>Δ: 0.010", "sub-10638<br>Age: 74<br>Δ: 0.361", "sub-10641<br>Age: 47<br>Δ: -0.104", "sub-10649<br>Age: 66<br>Δ: 0.012", "sub-10656<br>Age: 24<br>Δ: -0.009", "sub-10661<br>Age: 53<br>Δ: 0.051", "sub-10809<br>Age: 71<br>Δ: 0.120", "sub-10810<br>Age: 70<br>Δ: -0.088", "sub-10862<br>Age: 62<br>Δ: 0.015", "sub-10866<br>Age: 74<br>Δ: 0.118", "sub-10886<br>Age: 57<br>Δ: 0.044", "sub-10951<br>Age: 23<br>Δ: 0.124", "sub-10998<br>Age: 23<br>Δ: 0.194", "sub-11016<br>Age: 24<br>Δ: 0.019", "sub-11030<br>Age: 25<br>Δ: -0.040", "sub-11286<br>Age: 24<br>Δ: 0.012", "sub-11318<br>Age: 22<br>Δ: -0.175", "sub-11329<br>Age: 25<br>Δ: -0.033", "sub-11526<br>Age: 25<br>Δ: 0.006", "sub-11563<br>Age: 56<br>Δ: -0.010", "sub-11628<br>Age: 56<br>Δ: 0.256", "sub-11631<br>Age: 57<br>Δ: -0.034"], "type": "scatter", "x": [0.06575, -0.01467, 0.08606, 0.04737, -0.0974, 0.1141, 0.06267, 0.06866, -0.08925, -0.01191, -0.03101, 0.1024, 0.03453, 0.07746, -0.01358, -0.06546, 0.0131, -0.1047, 0.07863, 0.0316, 0.06194, -0.03491, 0.113, 0.09435, 0.06681, -0.07329, -0.007987, -0.1095, -0.08297], "y": [-0.02398, -0.2536, 0.01351, -0.1556, 0.02404, 0.1476, -0.009002, 0.0102, 0.3614, -0.1042, 0.01205, -0.009079, 0.05146, 0.1203, -0.08822, 0.01515, 0.1183, 0.04444, 0.1241, 0.1944, 0.01946, -0.0399, 0.0122, -0.1751, -0.03311, 0.006027, -0.01006, 0.2561, -0.03448]}, {"hoverinfo": "skip", "line": {"color": "#404040", "width": 1.5}, "mode": "lines", "showlegend": false, "type": "scatter", "x": [0, 0], "y": [-0.002677, 0.04369]}, {"hoverinfo": "skip", "line": {"color": "#404040", "width": 1.5}, "mode": "lines", "showlegend": false, "type": "scatter", "x": [-0.15, 0.15], "y": [0.04369, 0.04369]}, {"hoverinfo": "skip", "line": {"color": "#404040", "width": 1.5}, "mode": "lines", "showlegend": false, "type": "scatter", "x": [-0.15, 0.15], "y": [-0.002677, -0.002677]}, {"hoverinfo": "text", "line": {"color": "#404040", "width": 2}, "mode": "lines", "showlegend": false, "text": ["Mean Δ: 0.021", "Mean Δ: 0.021"], "type": "scatter", "x": [-0.2, 0.2], "y": [0.02051, 0.02051]}, {"hoverinfo": "text+y", "marker": {"color": ["rgb(79,120,143)", "rgb(220,167,28)", "rgb(223,168,25)", "rgb(63,115,157)", "rgb(87,123,137)", "rgb(40,107,176)", "rgb(67,116,153)", "rgb(55,112,163)", "rgb(232,171,18)", "rgb(126,136,105)", "rgb(200,160,44)", "rgb(36,106,179)", "rgb(149,143,86)", "rgb(220,167,28)", "rgb(216,166,31)", "rgb(185,155,57)", "rgb(232,171,18)", "rgb(165,149,73)", "rgb(32,104,182)", "rgb(32,104,182)", "rgb(36,106,179)", "rgb(40,107,176)", "rgb(36,106,179)", "rgb(28,103,185)", "rgb(40,107,176)", "rgb(40,107,176)", "rgb(161,147,76)", "rgb(161,147,76)", "rgb(165,149,73)"], "line": {"color": "white", "width": 0.5}, "opacity": 0.85, "size": 10}, "mode": "markers", "showlegend": false, "text": ["sub-10369<br>Age: 35<br>Δ: -0.008", "sub-10418<br>Age: 71<br>Δ: -0.227", "sub-10541<br>Age: 72<br>Δ: 0.044", "sub-10559<br>Age: 31<br>Δ: 0.146", "sub-10589<br>Age: 37<br>Δ: 0.115", "sub-10606<br>Age: 25<br>Δ: -0.019", "sub-10608<br>Age: 32<br>Δ: 0.015", "sub-10636<br>Age: 29<br>Δ: -0.159", "sub-10638<br>Age: 74<br>Δ: 0.002", "sub-10641<br>Age: 47<br>Δ: -0.100", "sub-10649<br>Age: 66<br>Δ: 0.030", "sub-10656<br>Age: 24<br>Δ: -0.060", "sub-10661<br>Age: 53<br>Δ: -0.239", "sub-10809<br>Age: 71<br>Δ: -0.220", "sub-10810<br>Age: 70<br>Δ: 0.216", "sub-10862<br>Age: 62<br>Δ: 0.283", "sub-10866<br>Age: 74<br>Δ: 0.111", "sub-10886<br>Age: 57<br>Δ: 0.257", "sub-10951<br>Age: 23<br>Δ: 0.012", "sub-10998<br>Age: 23<br>Δ: 0.009", "sub-11016<br>Age: 24<br>Δ: 0.127", "sub-11030<br>Age: 25<br>Δ: 0.123", "sub-11286<br>Age: 24<br>Δ: -0.123", "sub-11318<br>Age: 22<br>Δ: -0.082", "sub-11329<br>Age: 25<br>Δ: -0.060", "sub-11526<br>Age: 25<br>Δ: 0.001", "sub-11563<br>Age: 56<br>Δ: -0.077", "sub-11628<br>Age: 56<br>Δ: 0.150", "sub-11631<br>Age: 57<br>Δ: -0.022"], "type": "scatter", "x": [1.044, 1.059, 1.112, 0.9582, 0.9689, 0.9927, 0.9255, 0.9112, 0.9942, 0.9345, 1.041, 0.9849, 1.08, 1.048, 0.955, 1.08, 1.073, 0.973, 0.9492, 1.044, 0.9135, 0.928, 0.8818, 1.069, 1.04, 1.049, 1.067, 0.9901, 1.016], "y": [-0.007692, -0.2273, 0.04416, 0.1462, 0.1148, -0.01853, 0.01537, -0.159, 0.002245, -0.09952, 0.02999, -0.05981, -0.2394, -0.22, 0.2159, 0.2833, 0.1107, 0.2575, 0.01161, 0.008827, 0.1272, 0.1229, -0.1231, -0.08177, -0.05952, 0.0006186, -0.07694, 0.1499, -0.02222]}, {"hoverinfo": "skip", "line": {"color": "#404040", "width": 1.5}, "mode": "lines", "showlegend": false, "type": "scatter", "x": [1, 1], "y": [-0.01689, 0.03388]}, {"hoverinfo": "skip", "line": {"color": "#404040", "width": 1.5}, "mode": "lines", "showlegend": false, "type": "scatter", "x": [0.85, 1.15], "y": [0.03388, 0.03388]}, {"hoverinfo": "skip", "line": {"color": "#404040", "width": 1.5}, "mode": "lines", "showlegend": false, "type": "scatter", "x": [0.85, 1.15], "y": [-0.01689, -0.01689]}, {"hoverinfo": "text", "line": {"color": "#404040", "width": 2}, "mode": "lines", "showlegend": false, "text": ["Mean Δ: 0.008", "Mean Δ: 0.008"], "type": "scatter", "x": [0.8, 1.2], "y": [0.008498, 0.008498]}, {"hoverinfo": "skip", "marker": {"cmax": 80, "cmin": 20, "color": [20, 21.22, 22.45, 23.67, 24.9, 26.12, 27.35, 28.57, 29.8, 31.02, 32.24, 33.47, 34.69, 35.92, 37.14, 38.37, 39.59, 40.82, 42.04, 43.27, 44.49, 45.71, 46.94, 48.16, 49.39, 50.61, 51.84, 53.06, 54.29, 55.51, 56.73, 57.96, 59.18, 60.41, 61.63, 62.86, 64.08, 65.31, 66.53, 67.76, 68.98, 70.2, 71.43, 72.65, 73.88, 75.1, 76.33, 77.55, 78.78, 80], "colorbar": {"len": 0.7, "thickness": 10, "tickfont": {"size": 15}, "x": 1.15, "y": 0.5}, "colorscale": [[0, "#1565C0"], [1, "#FFB300"]], "size": 0.1}, "mode": "markers", "showlegend": false, "type": "scatter", "x": [null, null, null, null, null, null, null, null, null, null, null, null, null, null, null, null, null, null, null, null, null, null, null, null, null, null, null, null, null, null, null, null, null, null, null, null, null, null, null, null, null, null, null, null, null, null, null, null, null, null], "y": [null, null, null, null, null, null, null, null, null, null, null, null, null, null, null, null, null, null, null, null, null, null, null, null, null, null, null, null, null, null, null, null, null, null, null, null, null, null, null, null, null, null, null, null, null, null, null, null, null, null]}], "layout": {"annotations": [{"font": {"color": "#404040", "size": 10}, "showarrow": false, "text": "dz = 0.16, p = 0.384", "x": 0, "y": 0.4414}, {"font": {"color": "#404040", "size": 10}, "showarrow": false, "text": "dz = 0.06, p = 0.740", "x": 1, "y": 0.3633}, {"font": {"size": 15}, "showarrow": false, "text": "Age", "x": 1.2, "xref": "paper", "y": 0.9, "yref": "paper"}, {"font": {"color": "#666666", "size": 12}, "showarrow": false, "text": "N = 29", "x": 0.02, "xanchor": "left", "xref": "paper", "y": 0.02, "yref": "paper"}], "font": {"family": "Arial", "size": 14}, "height": 450, "margin": {"b": 40, "l": 60, "r": 100, "t": 50}, "shapes": [{"line": {"color": "black", "dash": "dash", "width": 1}, "type": "line", "x0": 0, "x1": 1, "xref": "x domain", "y0": 0, "y1": 0, "yref": "y"}], "title": {"text": "Within-Subject Differences (Active − Sham)"}, "width": 650, "xaxis": {"autorange": true, "linecolor": "black", "linewidth": 1, "range": [-0.2, 1.201], "showgrid": false, "showline": true, "tickfont": {"size": 15}, "ticktext": ["Δ p(stay | win)", "Δ p(shift | lose)"], "tickvals": [0, 1], "type": "linear", "zeroline": false}, "yaxis": {"autorange": true, "linecolor": "black", "linewidth": 1, "range": [-0.3049, 0.4573], "showgrid": false, "showline": true, "tickfont": {"size": 15}, "type": "linear"}}}
